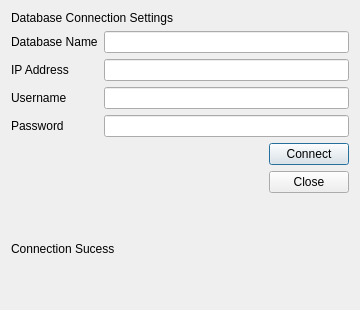
<?xml version="1.0" encoding="UTF-8"?>
<ui version="4.0">
 <class>Dialog</class>
 <widget class="QDialog" name="Dialog">
  <property name="geometry">
   <rect>
    <x>0</x>
    <y>0</y>
    <width>360</width>
    <height>310</height>
   </rect>
  </property>
  <property name="windowTitle">
   <string>Log-In</string>
  </property>
  <layout class="QVBoxLayout" name="verticalLayout_2">
   <item>
    <layout class="QVBoxLayout" name="verticalLayout">
     <item>
      <widget class="QLabel" name="label">
       <property name="styleSheet">
        <string notr="true">font: 75 16pt &quot;Cantarell&quot;;</string>
       </property>
       <property name="text">
        <string>Database Connection Settings</string>
       </property>
      </widget>
     </item>
     <item>
      <layout class="QFormLayout" name="formLayout">
       <property name="fieldGrowthPolicy">
        <enum>QFormLayout::AllNonFixedFieldsGrow</enum>
       </property>
       <item row="0" column="0">
        <widget class="QLabel" name="label_2">
         <property name="text">
          <string>Database Name</string>
         </property>
        </widget>
       </item>
       <item row="0" column="1">
        <widget class="QLineEdit" name="lineEdit">
         <property name="inputMask">
          <string/>
         </property>
        </widget>
       </item>
       <item row="1" column="0">
        <widget class="QLabel" name="label_3">
         <property name="text">
          <string>IP Address </string>
         </property>
        </widget>
       </item>
       <item row="1" column="1">
        <widget class="QLineEdit" name="lineEdit_2"/>
       </item>
       <item row="2" column="0">
        <widget class="QLabel" name="label_4">
         <property name="text">
          <string>Username</string>
         </property>
        </widget>
       </item>
       <item row="2" column="1">
        <widget class="QLineEdit" name="lineEdit_3"/>
       </item>
       <item row="3" column="1">
        <widget class="QLineEdit" name="lineEdit_4">
         <property name="inputMethodHints">
          <set>Qt::ImhNone</set>
         </property>
        </widget>
       </item>
       <item row="3" column="0">
        <widget class="QLabel" name="label_6">
         <property name="text">
          <string>Password</string>
         </property>
        </widget>
       </item>
      </layout>
     </item>
    </layout>
   </item>
   <item>
    <layout class="QHBoxLayout" name="horizontalLayout">
     <item>
      <spacer name="horizontalSpacer">
       <property name="orientation">
        <enum>Qt::Horizontal</enum>
       </property>
       <property name="sizeHint" stdset="0">
        <size>
         <width>40</width>
         <height>20</height>
        </size>
       </property>
      </spacer>
     </item>
     <item>
      <widget class="QPushButton" name="pushButton">
       <property name="text">
        <string>Connect</string>
       </property>
       <property name="icon">
        <iconset>
         <normalon>:/Images/connector.png</normalon>
        </iconset>
       </property>
      </widget>
     </item>
    </layout>
   </item>
   <item>
    <widget class="QDialogButtonBox" name="buttonBox">
     <property name="orientation">
      <enum>Qt::Horizontal</enum>
     </property>
     <property name="standardButtons">
      <set>QDialogButtonBox::Close</set>
     </property>
    </widget>
   </item>
   <item>
    <widget class="QLabel" name="label_5">
     <property name="text">
      <string>Connection Sucess</string>
     </property>
    </widget>
   </item>
  </layout>
 </widget>
 <resources>
  <include location="rersource.qrc"/>
 </resources>
 <connections>
  <connection>
   <sender>buttonBox</sender>
   <signal>accepted()</signal>
   <receiver>Dialog</receiver>
   <slot>accept()</slot>
   <hints>
    <hint type="sourcelabel">
     <x>248</x>
     <y>254</y>
    </hint>
    <hint type="destinationlabel">
     <x>157</x>
     <y>274</y>
    </hint>
   </hints>
  </connection>
  <connection>
   <sender>buttonBox</sender>
   <signal>rejected()</signal>
   <receiver>Dialog</receiver>
   <slot>reject()</slot>
   <hints>
    <hint type="sourcelabel">
     <x>316</x>
     <y>260</y>
    </hint>
    <hint type="destinationlabel">
     <x>286</x>
     <y>274</y>
    </hint>
   </hints>
  </connection>
 </connections>
</ui>
